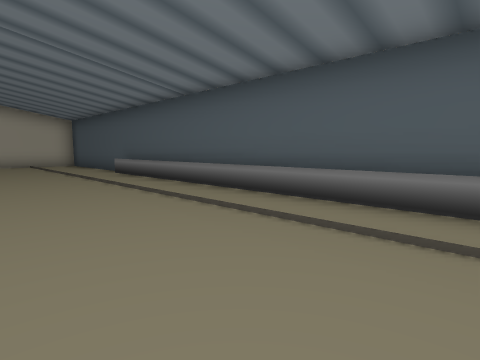
[1] (above)

18 first-person views from a walk through a Godot game level. The camera is 1.5 m above the floor, tilts 6° down and sees 80° across. The floor is counted in squares, 2 m on a side. Each view is taken from the middle of a square. On the plan, view 1 faces up. The plan holds only what a view shows up to about 10 squares ahead; the rest is blank. The place goes on beyond the plan.

[2]
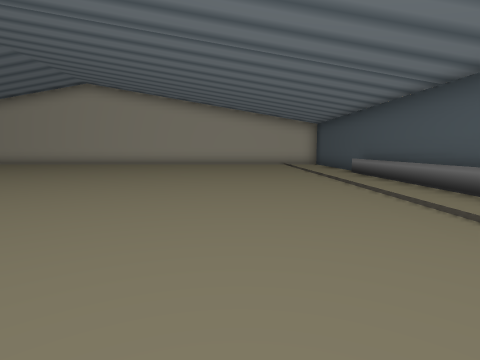

[3]
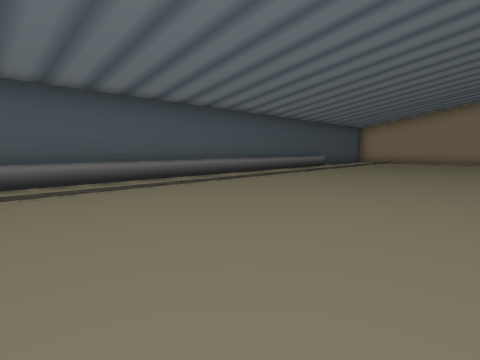

[4]
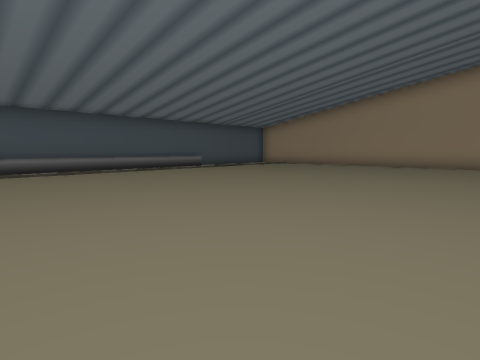

[5]
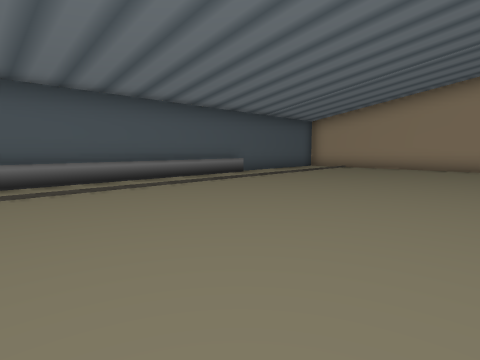

[6]
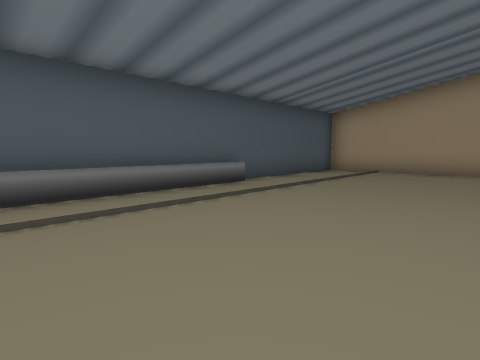

[7]
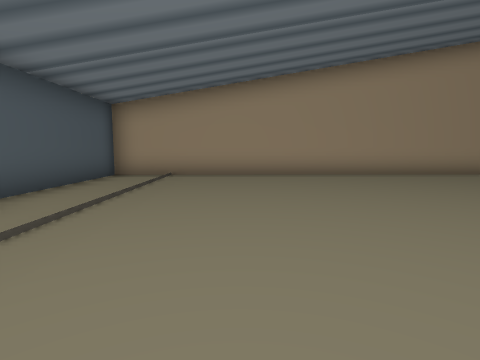

[8]
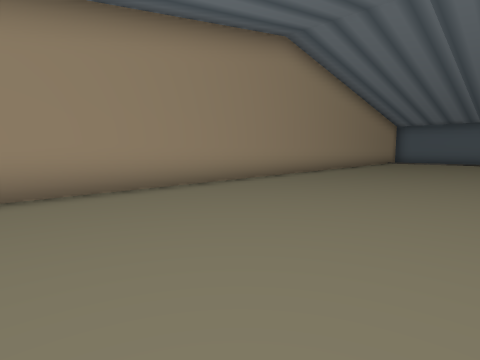

[9]
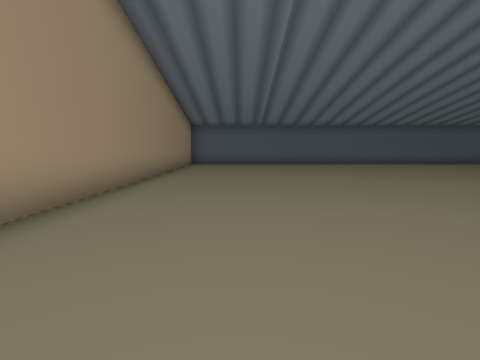

[10]
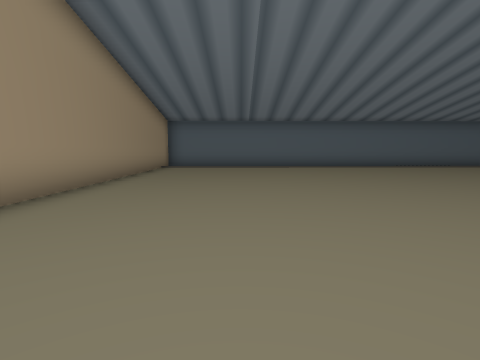

[11]
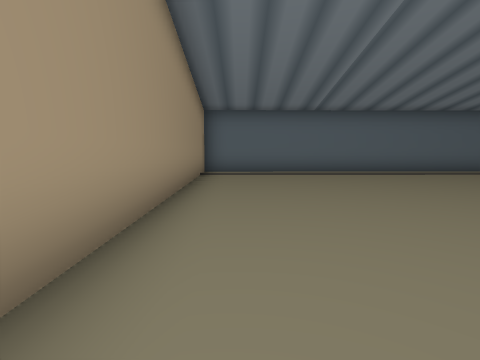

[12]
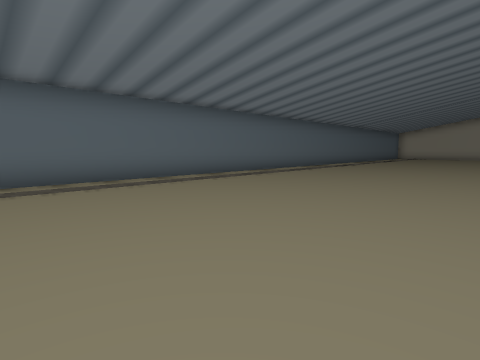

[13]
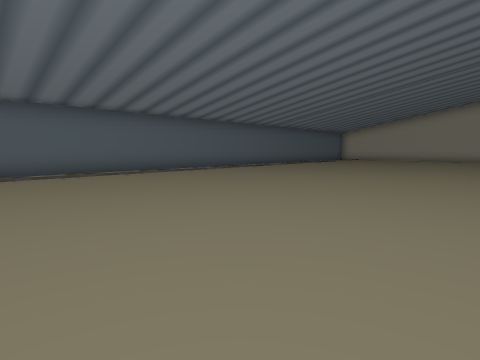

[14]
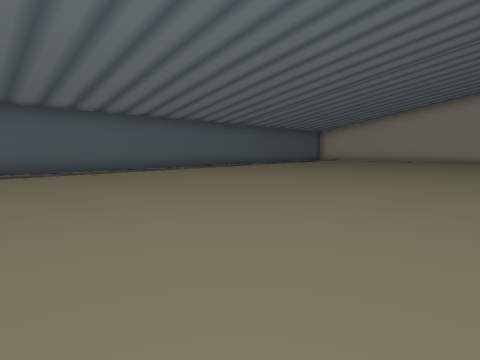

[15]
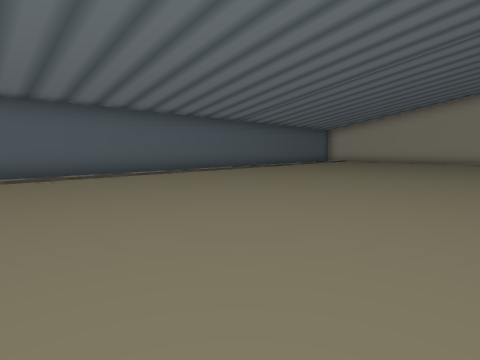

[16]
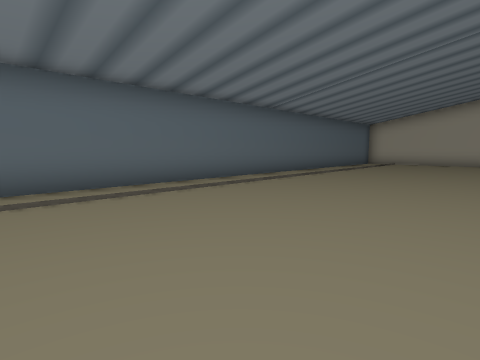

[17]
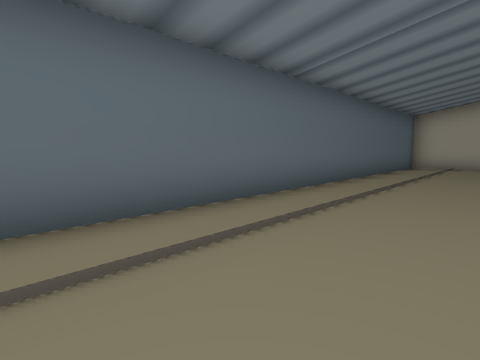

[18]
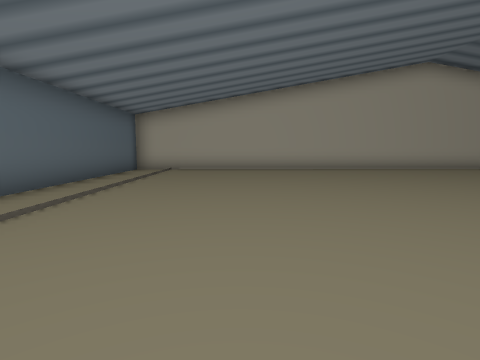

### Floor plan
Points are (right, up) in squares from view 1. A wall is a line through its corners. A room is listed if a view was taken in it or the views show most of it. See-through windows are left out.
Room 1 (views 1, 2, 3, 4, 5, 6, 7, 8, 9, 10, 11, 12, 13, 14, 15, 16, 17, 18)
walls: (-23, -3.7) (-2.1, -23.8) (13.8, -7.4) (-4.3, 10.1)
low walls: (10, -4.2) (-4.2, 9.5)

Where each view was taken, in squares from view 1:
view 1: 0 up, 0 right, facing up
view 2: 0 up, 0 right, facing up-left
view 3: 0 up, 4 left, facing right
view 4: 6 down, 4 left, facing right
view 5: 4 down, 0 right, facing right
view 6: 4 down, 3 right, facing right
view 7: 4 down, 5 right, facing down-right
view 8: 7 down, 7 right, facing down
view 9: 11 down, 7 right, facing down-left
view 10: 12 down, 5 right, facing down-left
view 11: 16 down, 4 right, facing down-left
view 12: 16 down, 0 right, facing left
view 13: 11 down, 1 left, facing left
view 14: 9 down, 2 left, facing left
view 15: 9 down, 4 left, facing left
view 16: 10 down, 8 left, facing left
view 17: 10 down, 12 left, facing left
view 18: 8 down, 13 left, facing up-left
